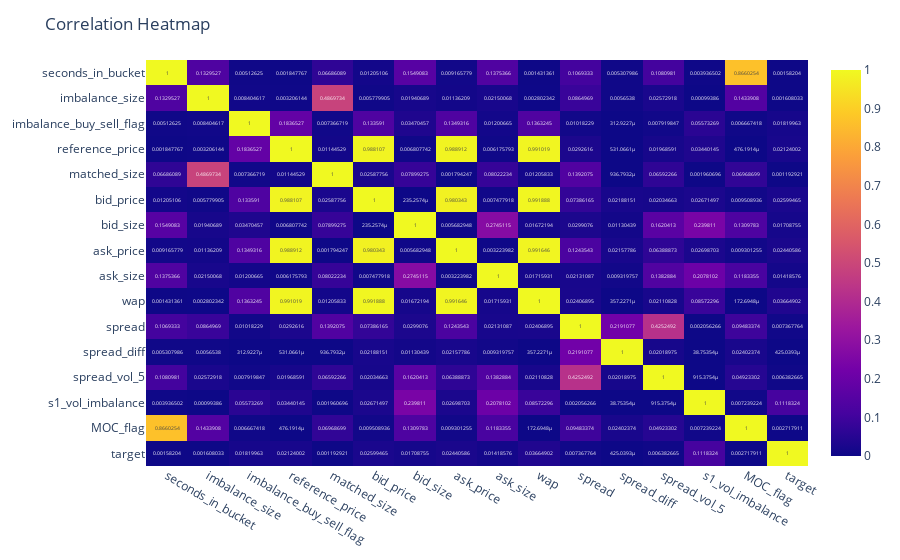

Source (notebook cell):
### Code cell
df = pd.DataFrame(np.vstack([factors,train_set['target'].values]).T, columns=original_factor+factor_name+['target']).dropna()
# correlation heatmap
fig = px.imshow(abs(df.corr()),text_auto=True,aspect='auto',)
fig.update_layout(title='Correlation Heatmap')
fig.show()

### Figure 1 — Plotly figure (JSON) as saved in the notebook; plotly's stock layout.template omitted (floating-point values rounded to 4 significant figures; data arrays with more than 128 entries replaced by an {"elided": "..."} marker saying what was removed)
{"data": [{"coloraxis": "coloraxis", "name": "0", "texttemplate": "%{z}", "x": ["seconds_in_bucket", "imbalance_size", "imbalance_buy_sell_flag", "reference_price", "matched_size", "bid_price", "bid_size", "ask_price", "ask_size", "wap", "spread", "spread_diff", "spread_vol_5", "s1_vol_imbalance", "MOC_flag", "target"], "y": ["seconds_in_bucket", "imbalance_size", "imbalance_buy_sell_flag", "reference_price", "matched_size", "bid_price", "bid_size", "ask_price", "ask_size", "wap", "spread", "spread_diff", "spread_vol_5", "s1_vol_imbalance", "MOC_flag", "target"], "z": {"elided": "16x16 float values"}, "type": "heatmap", "xaxis": "x", "yaxis": "y", "hovertemplate": "x: %{x}<br>y: %{y}<br>color: %{z}<extra></extra>"}], "layout": {"xaxis": {"anchor": "y", "domain": [0.0, 1.0]}, "yaxis": {"anchor": "x", "domain": [0.0, 1.0], "autorange": "reversed"}, "coloraxis": {"colorscale": [[0.0, "#0d0887"], [0.1111, "#46039f"], [0.2222, "#7201a8"], [0.3333, "#9c179e"], [0.4444, "#bd3786"], [0.5556, "#d8576b"], [0.6667, "#ed7953"], [0.7778, "#fb9f3a"], [0.8889, "#fdca26"], [1.0, "#f0f921"]]}, "margin": {"t": 60}, "title": {"text": "Correlation Heatmap"}}}
